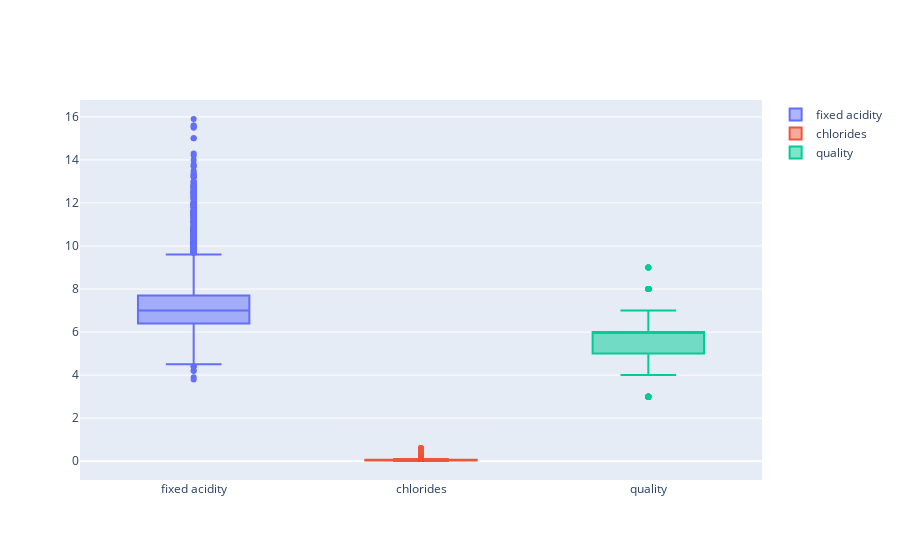

Source (notebook cell):
### Markdown cell above
### 와인 데이터의 몇 개 항목의 Boxplot 그리기

### Code cell
fig = go.Figure()
fig.add_trace(go.Box(y = X['fixed acidity'], name = 'fixed acidity'))
fig.add_trace(go.Box(y = X['chlorides'], name = 'chlorides'))
fig.add_trace(go.Box(y = X['quality'], name = 'quality'))

fig.show()

### Figure 1 — Plotly figure (JSON) as saved in the notebook; plotly's stock layout.template omitted (floating-point values rounded to 4 significant figures; data arrays with more than 128 entries replaced by an {"elided": "..."} marker saying what was removed)
{"data": [{"name": "fixed acidity", "type": "box", "y": {"elided": "6497 float values"}}, {"name": "chlorides", "type": "box", "y": {"elided": "6497 float values"}}, {"name": "quality", "type": "box", "y": {"elided": "6497 int values"}}], "layout": {}}
